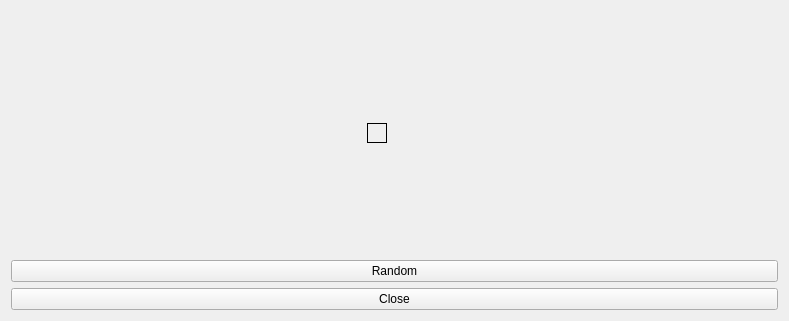
<?xml version="1.0" encoding="UTF-8"?>
<ui version="4.0">
 <class>IrisRendrerTestWidget</class>
 <widget class="QWidget" name="IrisRendrerTestWidget">
  <property name="geometry">
   <rect>
    <x>0</x>
    <y>0</y>
    <width>789</width>
    <height>321</height>
   </rect>
  </property>
  <property name="windowTitle">
   <string>Form</string>
  </property>
  <layout class="QVBoxLayout" name="verticalLayout">
   <item>
    <layout class="QGridLayout" name="gridLayout">
     <item row="1" column="0">
      <spacer name="horizontalSpacer">
       <property name="orientation">
        <enum>Qt::Horizontal</enum>
       </property>
       <property name="sizeHint" stdset="0">
        <size>
         <width>40</width>
         <height>20</height>
        </size>
       </property>
      </spacer>
     </item>
     <item row="1" column="1" colspan="2">
      <widget class="QLabel" name="label">
       <property name="sizePolicy">
        <sizepolicy hsizetype="Minimum" vsizetype="Minimum">
         <horstretch>0</horstretch>
         <verstretch>0</verstretch>
        </sizepolicy>
       </property>
       <property name="frameShape">
        <enum>QFrame::Box</enum>
       </property>
       <property name="text">
        <string/>
       </property>
      </widget>
     </item>
     <item row="1" column="3">
      <spacer name="horizontalSpacer_2">
       <property name="orientation">
        <enum>Qt::Horizontal</enum>
       </property>
       <property name="sizeHint" stdset="0">
        <size>
         <width>40</width>
         <height>20</height>
        </size>
       </property>
      </spacer>
     </item>
     <item row="0" column="1" colspan="2">
      <spacer name="verticalSpacer_2">
       <property name="orientation">
        <enum>Qt::Vertical</enum>
       </property>
       <property name="sizeHint" stdset="0">
        <size>
         <width>20</width>
         <height>40</height>
        </size>
       </property>
      </spacer>
     </item>
     <item row="2" column="1" colspan="2">
      <spacer name="verticalSpacer">
       <property name="orientation">
        <enum>Qt::Vertical</enum>
       </property>
       <property name="sizeHint" stdset="0">
        <size>
         <width>20</width>
         <height>40</height>
        </size>
       </property>
      </spacer>
     </item>
     <item row="0" column="4" rowspan="3">
      <widget class="QWidget" name="widget" native="true">
       <property name="minimumSize">
        <size>
         <width>30</width>
         <height>0</height>
        </size>
       </property>
       <layout class="QGridLayout" name="gridLayout_2"/>
      </widget>
     </item>
    </layout>
   </item>
   <item>
    <widget class="QPushButton" name="pushButtonRandom">
     <property name="text">
      <string>Random</string>
     </property>
    </widget>
   </item>
   <item>
    <widget class="QPushButton" name="pushButtonClose">
     <property name="text">
      <string>Close</string>
     </property>
    </widget>
   </item>
  </layout>
 </widget>
 <resources/>
 <connections/>
</ui>
